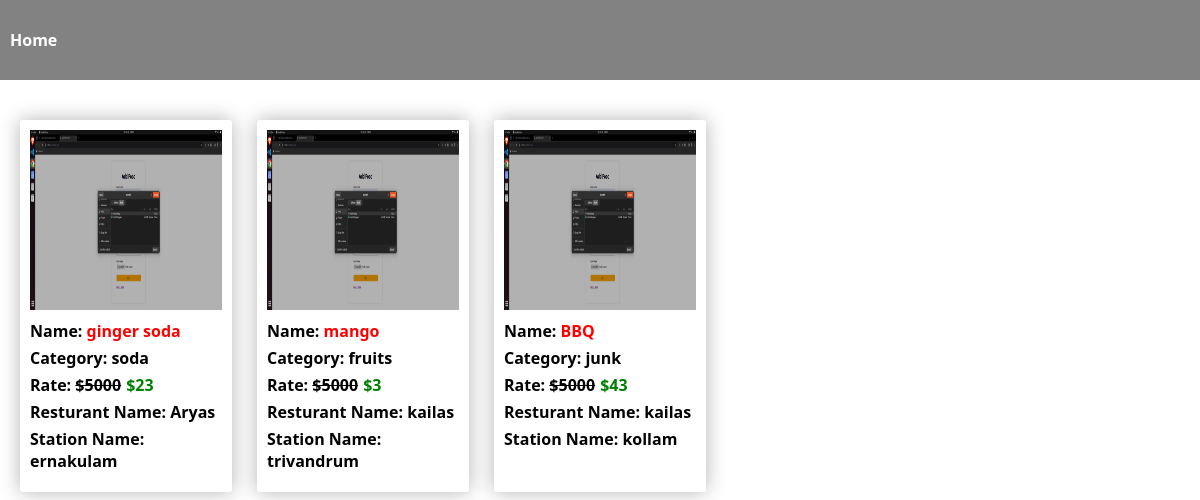
The app's page /admin_food_items/, older data.
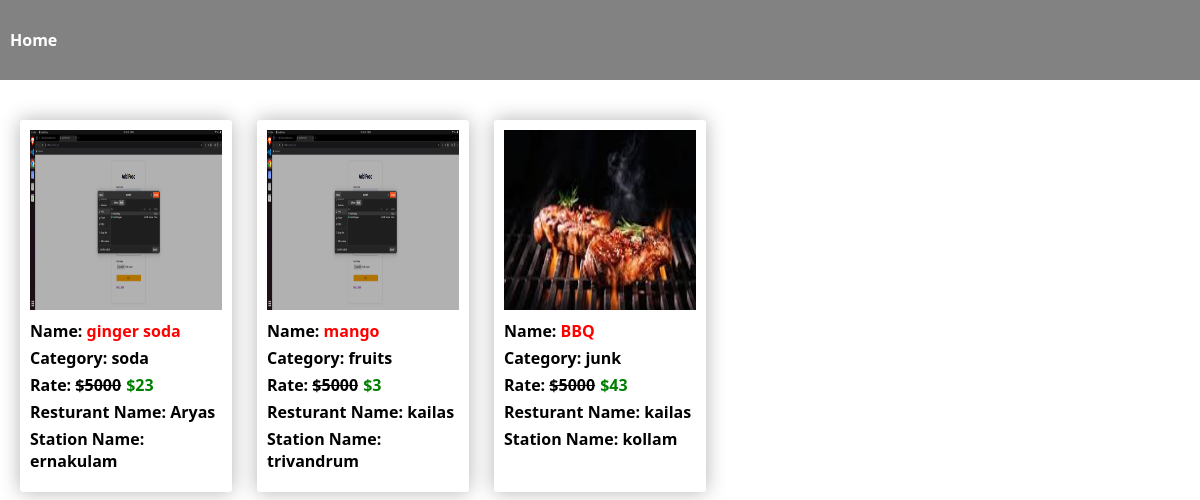
The same page, newer data.
### vendor_app/models.py (models this page shows, shortened)
class FoodItem(models.Model):
  food_image = models.ImageField()
  food_name = models.CharField(max_length=25)
  food_category = models.CharField(max_length=20)
  food_price = models.IntegerField()
  resturant_name = models.CharField(max_length=200, default='')
  station_name = models.CharField(max_length=200, default='')

### admin_app/views.py (the view)
# urls.py: path('admin_food_items/', admin_food_items, name='admin_food_items'),
def admin_food_items(request):
    food_items = FoodItem.objects.all()
    return render(request, 'admin_food_items.html', {'food_items':food_items})

### templates/admin_food_items.html (shortened to what this page needs)
<!DOCTYPE html>
<html lang="en">
  <head>
  </head>
  <body>
    <div class="admin-fooditems-page-container">
      <nav>
        <div class="orders">
          <a href="{% url 'admin_app:admin_page' %}">Home</a>
        </div>
      </nav>
      <div class="card-container">
        {% for i in food_items %}
        <div class="cards">
          <img src="{{i.food_image.url}}" alt="/" />
          <div class="card-details">
            <div>Name: <span style="color: red">{{i.food_name}}</span></div>
            <div>Category: {{i.food_category}}</div>
            <div>
              Rate:
              <span style="text-decoration: line-through; color: black"
                >$5000</span
              ><span style="color: green; margin-left: 5px"
                >${{i.food_price}}</span
              >
            </div>
            <div>Resturant Name: {{i.resturant_name}}</div>
            <div>Station Name: {{i.station_name}}</div>
          </div>
        </div>
        {% endfor %}
      </div>
    </div>
  </body>
</html>

Row changes from the older to the newer data that the page shows:
changed FoodItem "BBQ": food_image: a different picture
